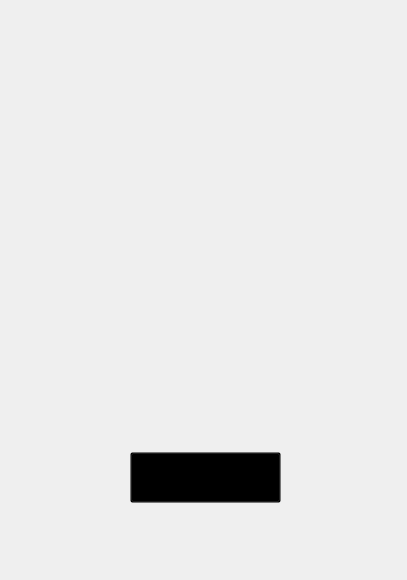
<?xml version="1.0" encoding="UTF-8"?>
<ui version="4.0">
 <class>MainWindow</class>
 <widget class="QMainWindow" name="MainWindow">
  <property name="geometry">
   <rect>
    <x>0</x>
    <y>0</y>
    <width>407</width>
    <height>580</height>
   </rect>
  </property>
  <property name="windowTitle">
   <string>Projeto PUI6</string>
  </property>
  <property name="windowIcon">
   <iconset>
    <normaloff>../imagens/simbolo-bosch.png</normaloff>../imagens/simbolo-bosch.png</iconset>
  </property>
  <widget class="QWidget" name="centralwidget">
   <widget class="QLabel" name="label">
    <property name="geometry">
     <rect>
      <x>0</x>
      <y>0</y>
      <width>411</width>
      <height>581</height>
     </rect>
    </property>
    <property name="text">
     <string/>
    </property>
    <property name="pixmap">
     <pixmap>../imagens/tela_home.png</pixmap>
    </property>
    <property name="scaledContents">
     <bool>true</bool>
    </property>
   </widget>
   <widget class="QPushButton" name="Button_avancar">
    <property name="geometry">
     <rect>
      <x>130</x>
      <y>452</y>
      <width>151</width>
      <height>51</height>
     </rect>
    </property>
    <property name="cursor">
     <cursorShape>PointingHandCursor</cursorShape>
    </property>
    <property name="styleSheet">
     <string notr="true">background-color: rgba(0, 0, 0, 0);</string>
    </property>
    <property name="text">
     <string/>
    </property>
   </widget>
  </widget>
 </widget>
 <resources/>
 <connections/>
</ui>
